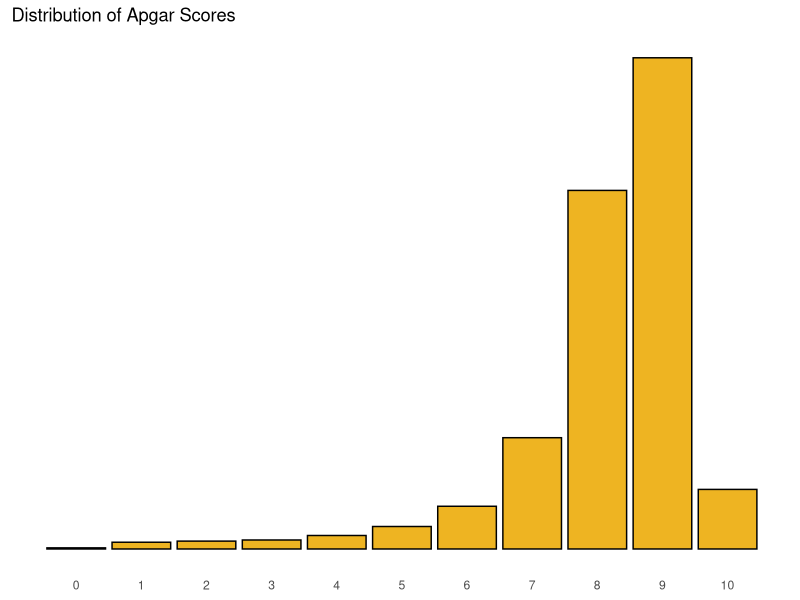
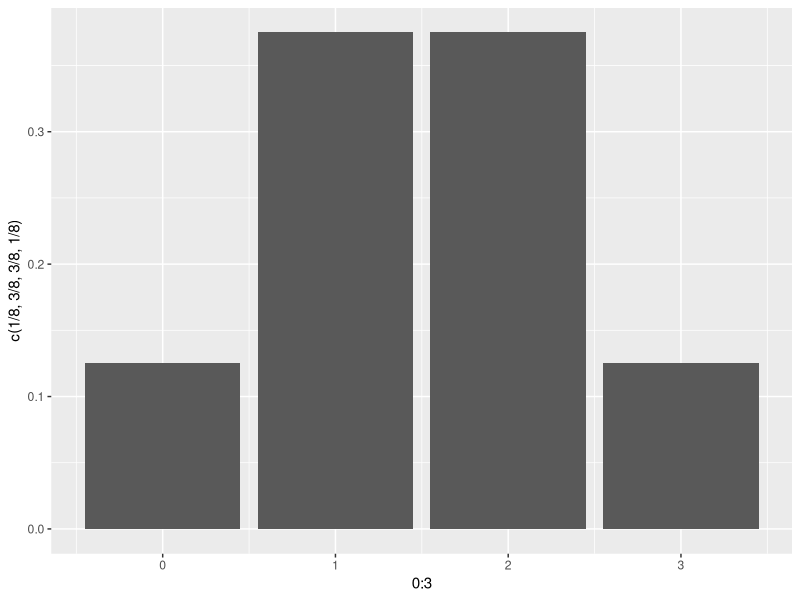
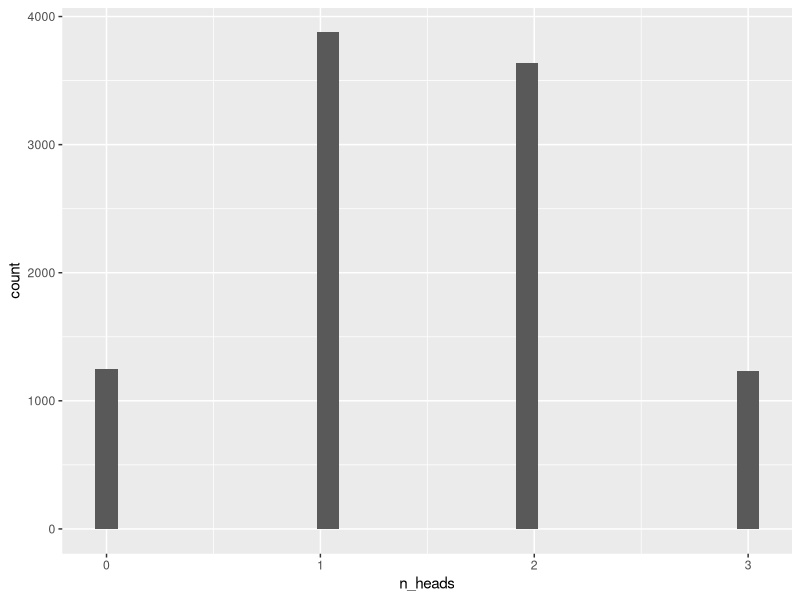

Source code (R) for these figures, in order:
## ---- chunk 1
knitr::opts_chunk$set(echo = TRUE, error = TRUE)
## ---- chunk 2
library(tidyverse)
## ---- chunk 3
apgar_vals <- 0:10
apgar_probs <- c(0.001, 0.006, 0.007, 0.008, 0.012, 0.02,
                 0.038, 0.099, 0.319, 0.437, 0.053)

apgar <- tibble(apgar_vals, apgar_probs)

apgar_distribution <- ggplot(apgar, aes(x = apgar_vals, y = apgar_probs)) +
  geom_col(fill = "goldenrod2", col = "black") +
  labs(x = NULL, y = NULL, title = "Distribution of Apgar Scores") +
  theme(axis.text.y = element_blank(),
        axis.ticks.y = element_blank(), axis.ticks.x = element_blank(),
        panel.background = element_blank()) +
  scale_x_continuous(breaks = 0:10, labels = 0:10)

apgar_distribution
## ---- chunk 4
# Exact distribution
ggplot(mapping = aes(x = 0:3, y = c(1/8, 3/8, 3/8, 1/8))) +
  geom_col()
## ---- chunk 5
# Number of heads in 3 coin flips
sum(sample(0:1, size = 3, replace = T))
## ---- chunk 6
# Distribution through simulation
coin_experiment <- tibble(n_heads = replicate(10000,
                                    sum(sample(0:1, size = 3, replace = T))))

ggplot(coin_experiment, aes(x = n_heads)) +
  geom_histogram()
## ---- chunk 7
apgar_vals

apgar_probs
## ---- chunk 8
apgar_mean <- sum(apgar_vals*apgar_probs)

apgar_var <- sum((apgar_vals - apgar_mean)^2 * apgar_probs)

apgar_sd <- sqrt(apgar_var)

apgar_mean; apgar_var; apgar_sd
## ---- chunk 9
unfair_probs <- c(0.1, 0.1, 0.1, 0.2, 0.2, 0.3)
## ---- chunk 10
unfair_mean <- sum((1:6)*unfair_probs)

unfair_var <- sum(((1:6) - unfair_mean)^2 * unfair_probs)

unfair_sd <- sqrt(unfair_var)
## ---- chunk 11
games <- tibble(
  playerA = sample(1:6, size = 100, replace = T),
  playerB = sample(1:6, size = 100, replace = T, prob = unfair_probs),
  winner = case_when(playerA > playerB ~ "A",
                     playerB > playerA ~ "B",
                     .default = "tie")
)

games
